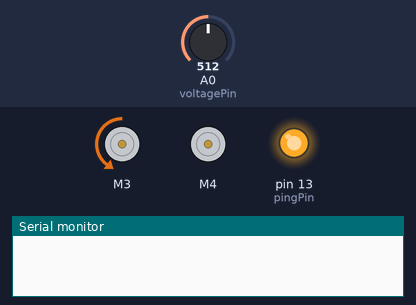
Simulated run of this sketch. Board: Arduino Uno, built with avr-gcc and run on an emulated ATmega328P. On the bench: 2 × DC motor (green arrow = forward, orange = backward, longer = faster), output pins drawn as LEDs (lit = HIGH), the last lines printed to the serial monitor. The test bench sets the inputs (shaded band); at power-on: A0 (voltagePin) = 512. Random numbers use the default seed unless the sketch sets one.

Above: at 1.8 s.
1.9 s: A0 (voltagePin) set to 402
4.9 s: A0 (voltagePin) set to 379
At 7.7 s:
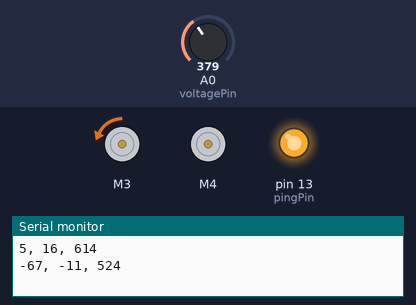
7.9 s: A0 (voltagePin) set to 409
10.9 s: A0 (voltagePin) set to 432
13.9 s: A0 (voltagePin) set to 306
At 16.7 s:
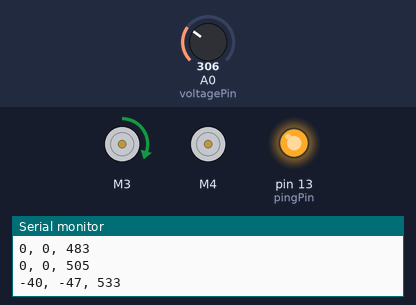
16.9 s: A0 (voltagePin) set to 216
19.9 s: A0 (voltagePin) set to 186
Timing chart, 0 to 23.1 s (numbered marks = the images above; inputs shaded):
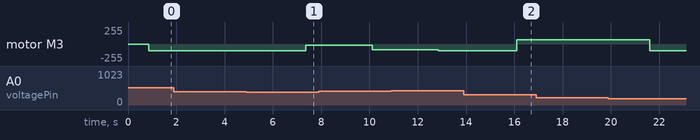

The sketch:

Sonar_BattleBot.ino
```cpp
// (licence header left out)
// LOAD LIBRARIES -----------------------------------------------------------------------------------------

#include <math.h>

// Adafruit MotorShield
#include <Wire.h>
#include <Adafruit_MotorShield.h>
#include "utility/Adafruit_MS_PWMServoDriver.h"

// CREATE VARIABLES ---------------------------------------------------------------------------------------

// For the sonar system
const int pingPin = 13;
const int voltagePin = 0;
int voltage = 0;
int grnd_distance = 0;
int distance = 0;

// For the motors
const int leftMotorPort  = 3;
const int rightMotorPort = 4;

// For navigation
// navPower will be randomized -255 .. 255.
const int navInterval = 2500;
int navPower0 = 0;
int navPower1 = 0;

// INSTANTIATE! ------------------------------------------------------------------------------------------
Adafruit_MotorShield AFMS = Adafruit_MotorShield();                    // Drive subsystem
Adafruit_DCMotor *l_Motor = AFMS.getMotor(leftMotorPort);
Adafruit_DCMotor *r_Motor = AFMS.getMotor(rightMotorPort);

void setup()
{

  // Set up serial to report navigation settings
  Serial.begin(9600);

  // initialize the ultrasonic senosr and run calibrate cycle
  pinMode(pingPin, OUTPUT);
  delay(250);                  // Sensor power up.
  digitalWrite(pingPin, HIGH); // Calibration cycle
  delay(100);
  digitalWrite(pingPin, LOW);  // Calibration cycle complete

  // Ping distance to ground
  digitalWrite(pingPin, HIGH);
  for (int i=0; i<5; i++) {
     voltage += analogRead(voltagePin);
     delay(50);      // A reading takes 49mS
   } voltage /= 5;   // We loop five times to take an average voltage.

  // Convert voltage to distance in cm.
  grnd_distance = abs(round((voltage * 1.153846154) * 100));

  // initialize the motor shield.
  AFMS.begin();

  // Seed the random number generator
  randomSeed(analogRead(0));

}

//The main loop -----------------------------------------------------------------------------------------
void loop(){

  // Obtain random numbers for navPower
  navPower0 = map(random(0,198),0,198,-99,99);
  navPower1 = map(random(0,198),0,198,-99,99);

  // Test the waters and run away if necessary
  digitalWrite(pingPin, HIGH);
  for (int i=0; i<5; i++) {
     voltage += analogRead(voltagePin);
     delay(50);
  }
  voltage /= 5;
  distance = abs(round((voltage * 1.153846154) * 100));

  if ( distance > (grnd_distance + 5) ) {
    l_Motor->setSpeed(100);
    r_Motor->setSpeed(100);
    l_Motor->run(BACKWARD);
    l_Motor->run(BACKWARD);
    delay(3000);
  } else {

    // Otherwise ...
    l_Motor->setSpeed(abs(navPower0)); // Takes the absolute value of navPower0 and sets motor speed.
    r_Motor->setSpeed(abs(navPower1)); // Takes the absolute value of navPower1 and sets motor speed.

    if (navPower0 > 0) {l_Motor->run(FORWARD);}
    if (navPower0 < 0) {l_Motor->run(BACKWARD);}
    if (navPower0 = 0) {l_Motor->run(RELEASE);}

    if (navPower1 > 0) {l_Motor->run(FORWARD);}
    if (navPower1 < 0) {l_Motor->run(BACKWARD);}
    if (navPower1 = 0) {l_Motor->run(RELEASE);}

    delay(navInterval);

  }

  Serial.print(navPower0);
  Serial.print(", ");
  Serial.print(navPower1);
  Serial.print(", ");
  Serial.println(voltage);

}
```

Measured:
- the behaviour switches between 391 and 390 on A0 (voltagePin) (found by bisection; images 0 and 1)
- after the input at 13.9 s, motor M3: backward 100/255 → forward 61/255 after 2.2 s
